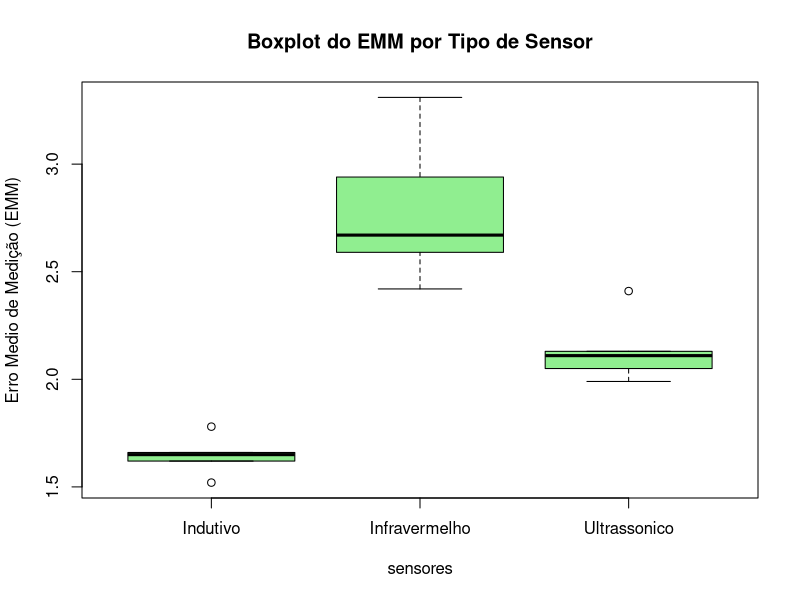
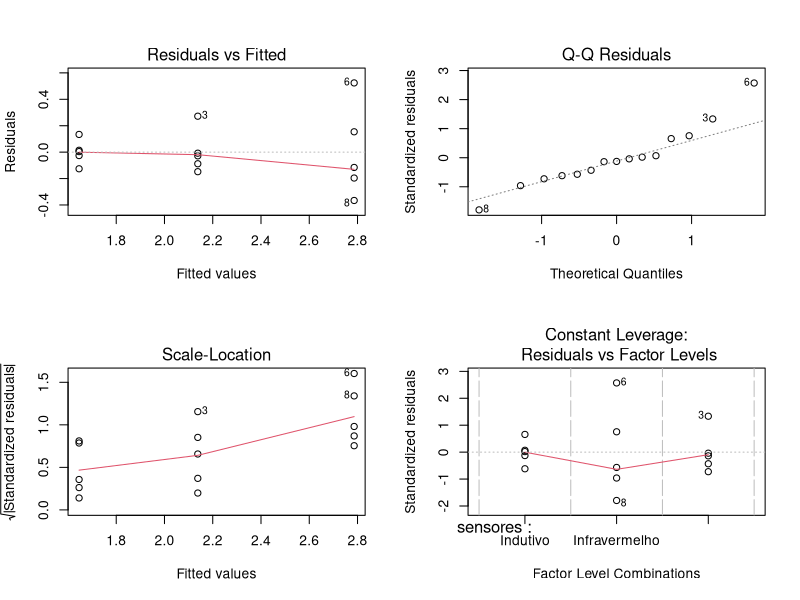
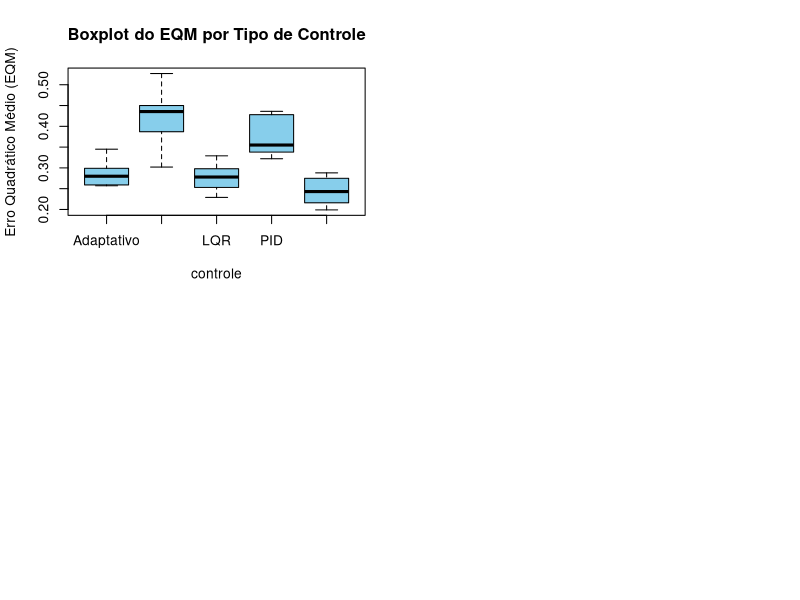
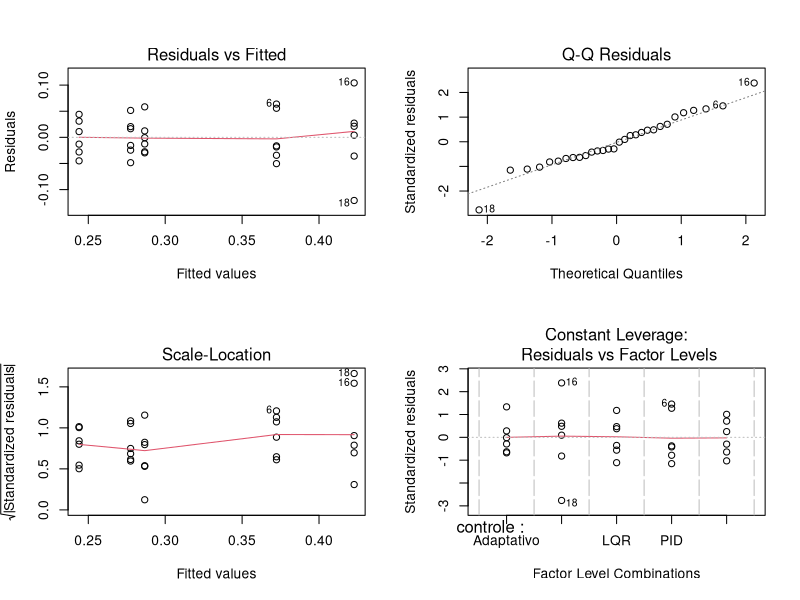

These charts were generated, in order, by the following R code:
## ---- chunk 1
knitr::opts_chunk$set(echo = TRUE)
## ---- chunk 2
# Banco de dados
sensores <- c(rep("Ultrassonico", 5), rep("Infravermelho", 5), rep("Indutivo", 5))
emm <- c(1.99, 2.05, 2.41, 2.11, 2.13, 3.31, 2.94, 2.42, 
          2.59, 2.67, 1.78, 1.65, 1.66, 1.62, 1.52)

dados <- data.frame(sensores = as.factor(sensores), emm = emm)

print(dados)

## ---- chunk 3

media_geral <- mean(dados$emm)
dp_geral <- sd(dados$emm)
cv_geral <- 100 * dp_geral / media_geral

cat("Média:", media_geral, "\nDesvio Padrão:", dp_geral, "\nCoef. de Variação (CV%):", cv_geral)

## ---- chunk 4

#por tratamento

library(dplyr)

dados %>%
  group_by(sensores) %>%
  summarise(
    media = mean(emm),
    desvio_padrao = sd(emm),
    cv = 100 * sd(emm) / mean(emm)
  )
## ---- chunk 5

#boxplot

boxplot(emm ~ sensores, data = dados, col = "lightgreen", 
        main = "Boxplot do EMM por Tipo de Sensor", 
        ylab = "Erro Medio de Medição (EMM)")


## ---- chunk 6
modelo <- aov(emm ~ sensores, data = dados)
summary(modelo)


## ---- chunk 7
par(mfrow = c(2,2))
plot(modelo)

## ---- chunk 8
knitr::opts_chunk$set(echo = TRUE)
## ---- chunk 9
# Banco de dados
controle <- c(rep("PID", 6), rep("LQR", 6), rep("Fuzzy", 6), rep("Adaptativo", 6), rep("Redes Neurais", 6))
eqm <- c(0.322, 0.338, 0.428, 0.354, 0.356, 0.436,
         0.298, 0.229, 0.253, 0.262, 0.329, 0.294,
         0.444, 0.427, 0.387, 0.527, 0.450, 0.302,
         0.345, 0.286, 0.257, 0.299, 0.259, 0.274,
         0.231, 0.199, 0.275, 0.255, 0.216, 0.288)

dados <- data.frame(controle = as.factor(controle), eqm = eqm)

print(dados)

## ---- chunk 10

media_geral <- mean(dados$eqm)
dp_geral <- sd(dados$eqm)
cv_geral <- 100 * dp_geral / media_geral

cat("Média:", media_geral, "\nDesvio Padrão:", dp_geral, "\nCoef. de Variação (CV%):", cv_geral)

## ---- chunk 11

#por tratamento

library(dplyr)

dados %>%
  group_by(controle) %>%
  summarise(
    media = mean(eqm),
    desvio_padrao = sd(eqm),
    cv = 100 * sd(eqm) / mean(eqm)
  )
## ---- chunk 12

#boxplot

boxplot(eqm ~ controle, data = dados, col = "skyblue", 
        main = "Boxplot do EQM por Tipo de Controle", 
        ylab = "Erro Quadrático Médio (EQM)")


## ---- chunk 13
modelo <- aov(eqm ~ controle, data = dados)
summary(modelo)


## ---- chunk 14
par(mfrow = c(2,2))
plot(modelo)

## ---- chunk 15
# Tabela ANOVA manual
SQT <- sum((tapply(dados$eqm, dados$controle, mean) - mean(dados$eqm))^2 * 6) # 6 repetições
SQR <- sum((dados$eqm - fitted(modelo))^2)
SQTotal <- sum((dados$eqm - mean(dados$eqm))^2)

GLT <- length(unique(dados$controle)) - 1
GLR <- length(dados$eqm) - length(unique(dados$controle))
GLTotal <- length(dados$eqm) - 1

QMT <- SQT / GLT
QMR <- SQR / GLR
QMTotal <- QMT + QMR
F <- QMT / QMR

tabela_anova_manual <- data.frame(
  Fonte = c("Tratamento", "Resíduo", "Total"),
  GL = c(GLT, GLR, GLTotal),
  SQ = c(SQT, SQR, SQTotal),
  QM = c(QMT, QMR, QMTotal),
  F = c(F, NA, NA)
)
tabela_anova_manual
